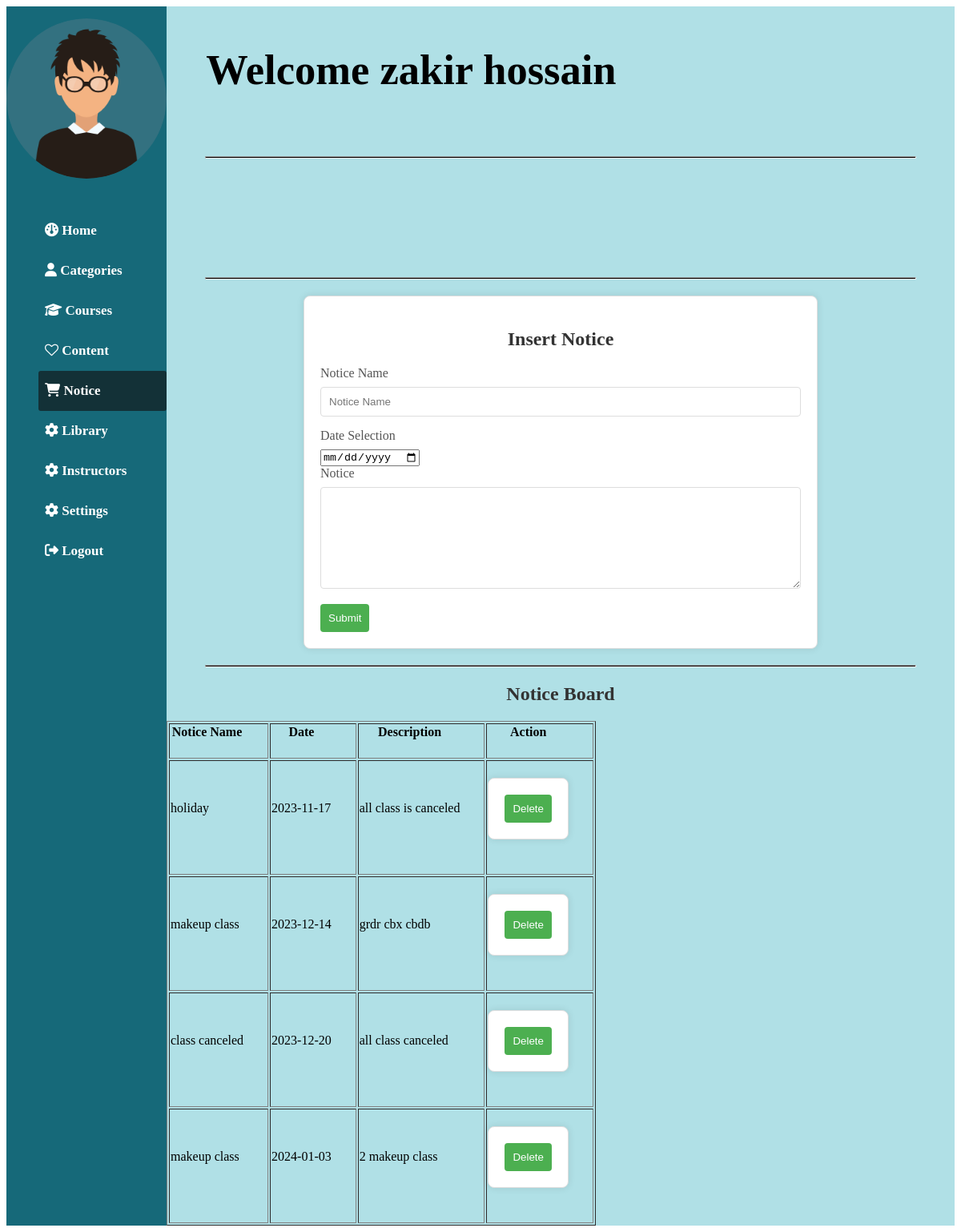
The app's page /html_file/admin/admin_Blog.php (signed in) with its own data.
### tables this page shows
CREATE TABLE `notices` (
  `id` int(11) NOT NULL,
  `noticename` varchar(255) NOT NULL,
  `date_op` date NOT NULL,
  `description` text NOT NULL
);

### html_file/admin/admin_Blog.php (the view, shortened to what this page needs)
<!DOCTYPE html>
<html lang="en">
<head>
    <link rel="stylesheet" href="https://cdnjs.cloudflare.com/ajax/libs/font-awesome/6.4.2/css/all.min.css">
    <link rel="stylesheet" href="https://cdnjs.cloudflare.com/ajax/libs/font-awesome/4.7.0/css/font-awesome.min.css">
    <link rel="stylesheet" href="../../css_file/student_css/style_for_student_dashboard.css">
</head>
<body>
        <section class="page">
            <div class="sec1">
                <div class="left">
                    <div class="up">
                        <img class="img" src="../../images/829459_man_512x512.png" alt="Image loading failed" style="width:200px;height:200px; border-radius: 50%;" >
                    </div>
                    <div class="down">
                        <ul>
                            <li><a href="admin_dashboard.php"><i class="fa-solid fa-gauge"></i> Home</a></li>
                            <li><a href="admin_Categories.php"><i class="fa-solid fa-user"></i>  Categories</a></li>
                            <li><a href="admin_Courses.php"><i class="fa-solid fa-graduation-cap"></i> Courses</a></li>
                            <li><a href="admin_Content.php"><i class="fa fa-heart-o"></i> Content</a></li>
                            <li  class="active"><a href="admin_Blog.php"><i class="fa-solid fa-cart-shopping"></i> Notice </a></li>
                            <li><a href="admin_Library.php"><i class="fa-solid fa-gear"></i> Library</a></li>
                            <li><a href="admin_Instructors.php"><i class="fa-solid fa-gear"></i> Instructors</a></li>
                            <li><a href="admin_settings.php"><i class="fa-solid fa-gear"></i> Settings</a></li>
                            <li><a href="logout.php"><i class="fa-solid fa-right-from-bracket"></i> Logout </a> </li>
                        </ul>
                    </div>
                </div>
                <div class="right">
                    <div class="name">
                        <h1>Welcome <?php echo $_SESSION['user_name'] ?>  </h1>
                    </div>
                    <hr>
                    <div class="dash">
                    </div>
                    <hr>
                    <section id="page-title">
                        <form action="admin_Blog.php" method="post" enctype="multipart/form-data">
                            <h2>Insert Notice</h2>
                            <div class="form-group">
                                <label for="fullnameId">Notice Name</label>
                                <input type="text" id="fullnameId" placeholder="Notice Name" name="noticename" class="form-control">
                            </div>
                            <div class="form-group">
                                <label>Date Selection</label>
                                <input type="date" class="form-control" name="date_op">
                            </div>
                            <div class="form-group">
                                <label for="descriptionId">Notice</label>
                                <textarea id="descriptionId" class="form-control" name="description" rows="7"></textarea>
                            </div>
                            <div class="form-group">
                                <button name="submit" class="btn btn-block btn-success" onclick="uploadFile()" type="submit">Submit</button>
                            </div>
                        </form>
                    </section>
  <hr>
                    <div class="notice-container">
                        <h2>Notice Board</h2>
                        <?php
                        $servername = "localhost";
                        $username = "root";
                        $password = "";
                        $dbname = "e_learning";
                        $conn = new mysqli($servername, $username, $password, $dbname);
                        $sql = "SELECT * FROM notices";
                        $result = $conn->query($sql);
                        if ($result->num_rows > 0) {
                            echo "<table border='1'>";
                            echo "<tr><th>Notice Name</th><th>Date</th><th>Description</th><th>Action</th></tr>";
                            while ($row = $result->fetch_assoc()) {
                                echo "<tr>";
                                echo "<td>" . $row['noticename'] . "</td>";
                                echo "<td>" . $row['date_op'] . "</td>";
                                echo "<td>" . $row['description'] . "</td>";
                                echo "<td><form method='post' action='delete_notice.php'>";
                                echo "<button type='submit' name='delete'>Delete</button>";
                                echo "</form></td>";
                                echo "</tr>";
                            }
                            echo "</table>";
                        } else {
                            echo "No notices found.";
                        }
                        ?>
                    </div>
                </div>
            </div>
        </section>
</body>
</html>

### css_file/student_css/style_for_student_dashboard.css (style rules this page uses)
section.page .sec1 { display: grid; grid-template-columns: 0.18fr 1.1fr; grid-gap: 0rem; }
section.page .sec1 .left { background-color: #166979; }
section.page .sec1 .right { background-color: powderblue; }
section.page .sec1 .left .up { position: relative; text-align: center; margin-top: 15px; }
section.page { display: grid; background-color: rgb(255, 255, 255); grid-gap: 1rem; }
.page .sec1 .left .down { display: flex; flex-direction: column; justify-content: space-evenly; gap: 0.5em; padding-top: 10%; }
hr { width:90%; text-align: left; margin-left:10; background-color: black; height: 1px; }
.active, .page .sec1 .left .down ul li:hover { background-color: #133137; border-radius: 3px; }
.page .sec1 .left .down ul { list-style: none; color: #fff; display: flex; flex-direction: column; justify-content: space-evenly; }
.page .sec1 .left .down ul li { width: 100%; text-align: left; padding-top: 15px; padding-bottom: 15px; }
.page .sec1 .left .down ul li a { text-decoration: none; font-weight: bold; color: #ffffff; width: 100%; margin-left: 5%; font-size: 17px; }
.page .sec1 .left { text-align: center; }
.page .sec1 .right .name { height: 130px; margin-top: 5%; margin-left: 5%; font-size: 35px; }
.page .sec1 .right .dash { height: 130px; margin-top: 1%; margin-left: 5%; font-size: 25px; }
th, td { padding-bottom: 23px; padding-right: 30px; }

### html_file/admin/admin_Blog.php (style rules this page uses)
h2 { text-align: center; color: #333; }
form { max-width: 600px; margin: 20px auto; background-color: #fff; padding: 20px; border: 1px solid #ddd; border-radius: 8px; box-shadow: 0 0 10px rgba(0, 0, 0, 0.1); }
label { display: block; margin-bottom: 8px; color: #555; }
input[type="text"], input[type="file"], textarea, input[type="number"] { width: 100%; padding: 10px; margin-bottom: 15px; border: 1px solid #ddd; border-radius: 4px; box-sizing: border-box; }
textarea { resize: vertical; }
button { background-color: #4caf50; color: #fff; padding: 10px; border: none; border-radius: 4px; cursor: pointer; }

### records on screen
notices: noticename "holiday", date_op "2023-11-17", description "all class is canceled"
notices: noticename "makeup class", date_op "2023-12-14", description "grdr cbx cbdb"
notices: noticename "class canceled", date_op "2023-12-20", description "all class canceled"
notices: noticename "makeup class", date_op "2024-01-03", description "2 makeup class"

### other values on screen
$_SESSION['user_name'] "zakir hossain"
